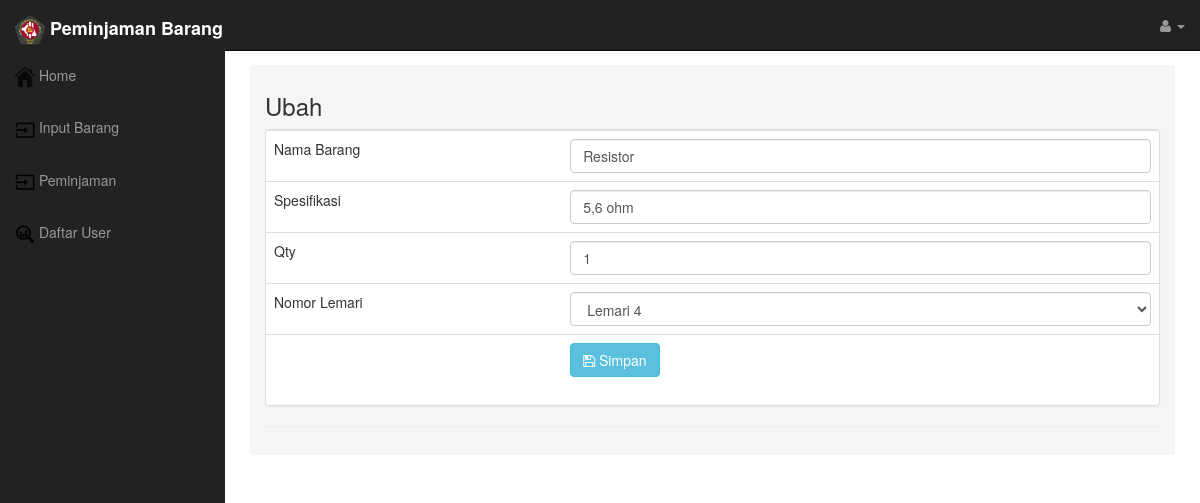
The app's page /aplication.php?page=ubah-barang&id_barang=212 with its own data.
### tables this page shows
CREATE TABLE `barang` (
  `id_barang` int(4) NOT NULL,
  `namabarang` varchar(60) NOT NULL,
  `spec` varchar(60) NOT NULL,
  `qty` varchar(11) NOT NULL,
  `no_lemari` varchar(10) NOT NULL
);

### Model/Inventory.php (called while the page is built, shortened)
<?php
	include "Database.php";
	class Inventory {
		public function getIsibarang($id_barang) {
			$db = new Database();
			$dbConnect = $db->connect();
			$sql = "SELECT * FROM barang where id_barang = '{$id_barang}'";
			$data = $dbConnect->query($sql);
			return $data->fetch_array();
		}
	}
?>

### Model/Database.php (called while the page is built)
<?php
	class Database {
		private $conn;
		public function connect() {
			$this->conn = new mysqli("localhost", "root", "", "db_inventory");
			return $this->conn;
		}
		public function close() {
			return $this->conn->close();
		}
	}
?>

### Pages/ubahbarang.php (the view, shortened to what this page needs)
   <?php
  include "Model/inventory.php";
  $inventory = new Inventory();
?>
      <h3>Ubah</h3>
      <?php
  $data = null;
  if(isset($_GET['id_barang'])) {
    $data = $inventory->getIsibarang($_GET['id_barang']);
  }
?>
  <div class="panel panel-default">
      <form action="Controllers/inventory/ubahbarang.php" method="post">
        <table width="60%" class="table">
            <tr>
              <td>Nama Barang</td>
              <td><input type="text" class="form-control" name="namabarang" value="<?php echo $data['namabarang'] ?>"></td>
            </tr>
            <tr>
              <td>Spesifikasi</td>
              <td><input type="text" class="form-control" name="spec" value="<?php echo $data['spec'] ?>"></td>
            </tr>
            <tr>
              <td>Qty</td>
              <td><input type="number" class="form-control" name="qty" value="<?php echo $data['qty'] ?>"></td>
            </tr>
            <tr>
              <td>Nomor Lemari</td>
              <td>
                <select required name="no_lemari"  class="form-control">
              <option <?php if($data['no_lemari']=='Lemari 4'){echo' selected ';}?>>Lemari 4</option>
            </select></td>
            </tr>
            <td></td>
            <td><button type="submit" class="btn btn-info"><span class="fa fa-save"></span>  Simpan</td></td>
        </table>
    </form>
  </div>
</div>

### Asset/css/sb-admin.css (style rules this page uses)
body { margin-top: 50px; }

### records on screen
barang: namabarang "Resistor", spec "5,6 ohm", qty "1", no_lemari "Lemari 4"
